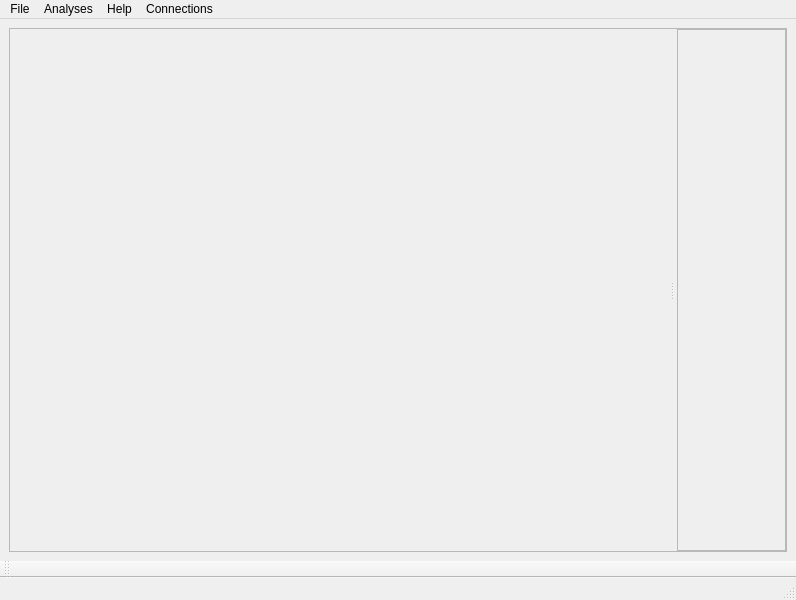
<?xml version="1.0" encoding="UTF-8"?>
<ui version="4.0">
 <class>MainWindow</class>
 <widget class="QMainWindow" name="MainWindow">
  <property name="geometry">
   <rect>
    <x>0</x>
    <y>0</y>
    <width>796</width>
    <height>600</height>
   </rect>
  </property>
  <property name="windowTitle">
   <string>MainWindow</string>
  </property>
  <property name="windowIcon">
   <iconset resource="../../../Resources/GuiResources.qrc">
    <normaloff>:/Icons/Icons/ProcessIcon.ico</normaloff>:/Icons/Icons/ProcessIcon.ico</iconset>
  </property>
  <property name="iconSize">
   <size>
    <width>32</width>
    <height>32</height>
   </size>
  </property>
  <widget class="QWidget" name="centralwidget">
   <layout class="QVBoxLayout" name="verticalLayout">
    <item>
     <widget class="QSplitter" name="MainSplitter">
      <property name="frameShape">
       <enum>QFrame::StyledPanel</enum>
      </property>
      <property name="midLineWidth">
       <number>8</number>
      </property>
      <property name="orientation">
       <enum>Qt::Horizontal</enum>
      </property>
      <property name="handleWidth">
       <number>10</number>
      </property>
      <widget class="QWidget" name="flowchart_controls" native="true">
       <property name="enabled">
        <bool>true</bool>
       </property>
       <property name="minimumSize">
        <size>
         <width>120</width>
         <height>0</height>
        </size>
       </property>
      </widget>
      <widget class="QFrame" name="result_frame">
       <property name="frameShape">
        <enum>QFrame::StyledPanel</enum>
       </property>
       <property name="frameShadow">
        <enum>QFrame::Raised</enum>
       </property>
       <layout class="QVBoxLayout" name="verticalLayout_2">
        <item>
         <widget class="ConsoleWidget" name="console" native="true"/>
        </item>
       </layout>
      </widget>
     </widget>
    </item>
   </layout>
  </widget>
  <widget class="QMenuBar" name="menubar">
   <property name="geometry">
    <rect>
     <x>0</x>
     <y>0</y>
     <width>796</width>
     <height>22</height>
    </rect>
   </property>
   <widget class="QMenu" name="menuFile">
    <property name="title">
     <string>File</string>
    </property>
    <addaction name="actionLoad"/>
    <addaction name="actionSave"/>
    <addaction name="actionSave_As"/>
   </widget>
   <widget class="QMenu" name="menuAnalyses">
    <property name="title">
     <string>Analyses</string>
    </property>
   </widget>
   <widget class="QMenu" name="menuHelp">
    <property name="title">
     <string>Help</string>
    </property>
   </widget>
   <widget class="QMenu" name="menuConnections">
    <property name="title">
     <string notr="true">Connections</string>
    </property>
    <property name="icon">
     <iconset resource="../../../Resources/ActionIcons.qrc">
      <normaloff>:/Icons/Icons/chain.png</normaloff>:/Icons/Icons/chain.png</iconset>
    </property>
    <addaction name="actionConnect_Child"/>
    <addaction name="actionDisconnect_from_driver"/>
   </widget>
   <addaction name="menuFile"/>
   <addaction name="menuAnalyses"/>
   <addaction name="menuHelp"/>
   <addaction name="menuConnections"/>
  </widget>
  <widget class="QStatusBar" name="statusbar"/>
  <widget class="QToolBar" name="toolBar">
   <property name="windowTitle">
    <string>toolBar</string>
   </property>
   <attribute name="toolBarArea">
    <enum>BottomToolBarArea</enum>
   </attribute>
   <attribute name="toolBarBreak">
    <bool>false</bool>
   </attribute>
  </widget>
  <action name="actionLoad">
   <property name="text">
    <string>Load...</string>
   </property>
  </action>
  <action name="actionSave">
   <property name="text">
    <string>Save</string>
   </property>
  </action>
  <action name="actionSave_As">
   <property name="text">
    <string>Save As..</string>
   </property>
  </action>
  <action name="actionConnect_Child">
   <property name="icon">
    <iconset resource="../../../Resources/ActionIcons.qrc">
     <normaloff>:/Icons/chain--arrow.png</normaloff>:/Icons/chain--arrow.png</iconset>
   </property>
   <property name="text">
    <string>Connect Child...</string>
   </property>
   <property name="toolTip">
    <string>Connect a child widget to another widget</string>
   </property>
  </action>
  <action name="actionDisconnect_from_driver">
   <property name="icon">
    <iconset resource="../../../Resources/ActionIcons.qrc">
     <normaloff>:/Icons/chain--minus.png</normaloff>:/Icons/chain--minus.png</iconset>
   </property>
   <property name="text">
    <string>Disconnect from driver</string>
   </property>
   <property name="toolTip">
    <string>Disconnects the item from the current driver</string>
   </property>
  </action>
 </widget>
 <customwidgets>
  <customwidget>
   <class>ConsoleWidget</class>
   <extends>QWidget</extends>
   <header location="global">pyphoplacecellanalysis.External.pyqtgraph.console</header>
   <container>1</container>
  </customwidget>
 </customwidgets>
 <resources>
  <include location="../../../Resources/GuiResources.qrc"/>
  <include location="../../../Resources/ActionIcons.qrc"/>
 </resources>
 <connections/>
</ui>
